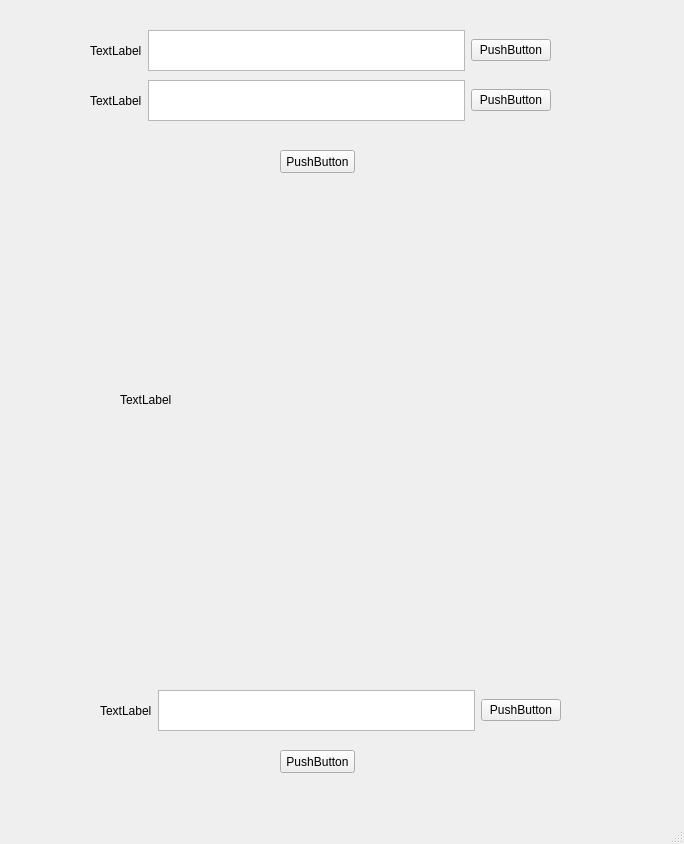
<?xml version="1.0" encoding="UTF-8"?>
<ui version="4.0">
 <class>MainWindow</class>
 <widget class="QMainWindow" name="MainWindow">
  <property name="geometry">
   <rect>
    <x>0</x>
    <y>0</y>
    <width>684</width>
    <height>844</height>
   </rect>
  </property>
  <property name="windowTitle">
   <string>MainWindow</string>
  </property>
  <widget class="QWidget" name="centralwidget">
   <widget class="QWidget" name="horizontalLayoutWidget">
    <property name="geometry">
     <rect>
      <x>90</x>
      <y>30</y>
      <width>461</width>
      <height>41</height>
     </rect>
    </property>
    <layout class="QHBoxLayout" name="horizontalLayout">
     <item>
      <widget class="QLabel" name="label">
       <property name="text">
        <string>TextLabel</string>
       </property>
      </widget>
     </item>
     <item>
      <widget class="QTextEdit" name="textEdit"/>
     </item>
     <item>
      <widget class="QPushButton" name="pushButton">
       <property name="text">
        <string>PushButton</string>
       </property>
      </widget>
     </item>
    </layout>
   </widget>
   <widget class="QPushButton" name="pushButton_2">
    <property name="geometry">
     <rect>
      <x>280</x>
      <y>150</y>
      <width>75</width>
      <height>23</height>
     </rect>
    </property>
    <property name="text">
     <string>PushButton</string>
    </property>
   </widget>
   <widget class="QWidget" name="horizontalLayoutWidget_2">
    <property name="geometry">
     <rect>
      <x>100</x>
      <y>690</y>
      <width>461</width>
      <height>41</height>
     </rect>
    </property>
    <layout class="QHBoxLayout" name="horizontalLayout_2">
     <item>
      <widget class="QLabel" name="label_2">
       <property name="text">
        <string>TextLabel</string>
       </property>
      </widget>
     </item>
     <item>
      <widget class="QTextEdit" name="textEdit_2"/>
     </item>
     <item>
      <widget class="QPushButton" name="pushButton_3">
       <property name="text">
        <string>PushButton</string>
       </property>
      </widget>
     </item>
    </layout>
   </widget>
   <widget class="QLabel" name="label_3">
    <property name="geometry">
     <rect>
      <x>120</x>
      <y>200</y>
      <width>400</width>
      <height>400</height>
     </rect>
    </property>
    <property name="text">
     <string>TextLabel</string>
    </property>
   </widget>
   <widget class="QPushButton" name="pushButton_4">
    <property name="geometry">
     <rect>
      <x>280</x>
      <y>750</y>
      <width>75</width>
      <height>23</height>
     </rect>
    </property>
    <property name="text">
     <string>PushButton</string>
    </property>
   </widget>
   <widget class="QWidget" name="horizontalLayoutWidget_3">
    <property name="geometry">
     <rect>
      <x>90</x>
      <y>80</y>
      <width>461</width>
      <height>41</height>
     </rect>
    </property>
    <layout class="QHBoxLayout" name="horizontalLayout_3">
     <item>
      <widget class="QLabel" name="label_4">
       <property name="text">
        <string>TextLabel</string>
       </property>
      </widget>
     </item>
     <item>
      <widget class="QTextEdit" name="textEdit_3"/>
     </item>
     <item>
      <widget class="QPushButton" name="pushButton_5">
       <property name="text">
        <string>PushButton</string>
       </property>
      </widget>
     </item>
    </layout>
   </widget>
  </widget>
  <widget class="QMenuBar" name="menubar">
   <property name="geometry">
    <rect>
     <x>0</x>
     <y>0</y>
     <width>684</width>
     <height>26</height>
    </rect>
   </property>
  </widget>
  <widget class="QStatusBar" name="statusbar"/>
 </widget>
 <resources/>
 <connections/>
</ui>
